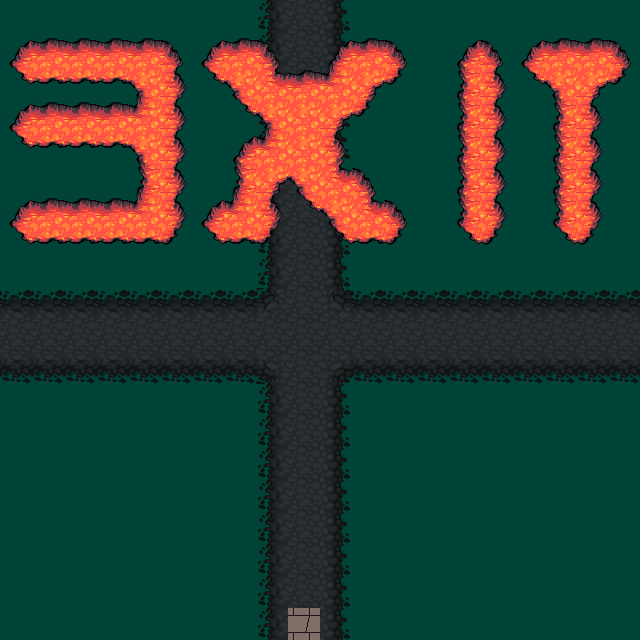

The image is a tile-based game level rendered from a .tmx file. Its description and complete source (layers, tilesets, objects, tile grids) follow:
An orthogonal 20x20 tile map with 32x32 px tiles, 3 tile layers (grass, road, num) and 2 objects (e1).

<map version="1.4" tiledversion="1.4.3" orientation="orthogonal" renderorder="right-down" width="20" height="20" tilewidth="32" tileheight="32" infinite="0" nextlayerid="7" nextobjectid="6">
 <tileset firstgid="1" source="../Maps/klipartz.com.tsx" />
 <layer id="1" name="grass" width="20" height="20">
  <data encoding="csv">
872,872,872,872,872,872,872,872,872,872,872,872,872,872,872,872,872,872,872,872,
872,872,872,872,872,872,872,872,872,872,872,872,872,872,872,872,872,872,872,872,
872,872,872,872,872,872,872,872,872,872,872,872,872,872,872,872,872,872,872,872,
872,872,872,872,872,872,872,872,872,872,872,872,872,872,872,872,872,872,872,872,
872,872,872,872,872,872,872,872,872,872,872,872,872,872,872,872,872,872,872,872,
872,872,872,872,872,872,872,872,872,872,872,872,872,872,872,872,872,872,872,872,
872,872,872,872,872,872,872,872,872,872,872,872,872,872,872,872,872,872,872,872,
872,872,872,872,872,872,872,872,872,872,872,872,872,872,872,872,872,872,872,872,
872,872,872,872,872,872,872,872,872,872,872,872,872,872,872,872,872,872,872,872,
872,872,872,872,872,872,872,872,872,872,872,872,872,872,872,872,872,872,872,872,
872,872,872,872,872,872,872,872,872,872,872,872,872,872,872,872,872,872,872,872,
872,872,872,872,872,872,872,872,872,872,872,872,872,872,872,872,872,872,872,872,
872,872,872,872,872,872,872,872,872,872,872,872,872,872,872,872,872,872,872,872,
872,872,872,872,872,872,872,872,872,872,872,872,872,872,872,872,872,872,872,872,
872,872,872,872,872,872,872,872,872,872,872,872,872,872,872,872,872,872,872,872,
872,872,872,872,872,872,872,872,872,872,872,872,872,872,872,872,872,872,872,872,
872,872,872,872,872,872,872,872,872,872,872,872,872,872,872,872,872,872,872,872,
872,872,872,872,872,872,872,872,872,872,872,872,872,872,872,872,872,872,872,872,
872,872,872,872,872,872,872,872,872,872,872,872,872,872,872,872,872,872,872,872,
872,872,872,872,872,872,872,872,872,872,872,872,872,872,872,872,872,872,872,872
</data>
 </layer>
 <layer id="2" name="road" width="20" height="20">
  <data encoding="csv">
0,0,0,0,0,0,0,0,307,308,309,0,0,0,0,0,0,0,0,0,
0,0,0,0,0,0,0,0,307,308,309,0,0,0,0,0,0,0,0,0,
0,0,0,0,0,0,0,0,307,308,309,0,0,0,0,0,0,0,0,0,
0,0,0,0,0,0,0,0,307,308,309,0,0,0,0,0,0,0,0,0,
0,0,0,0,0,0,0,0,307,308,309,0,0,0,0,0,0,0,0,0,
0,0,0,0,0,0,0,0,307,308,309,0,0,0,0,0,0,0,0,0,
0,0,0,0,0,0,0,0,307,308,309,0,0,0,0,0,0,0,0,0,
0,0,0,0,0,0,0,0,307,308,309,0,0,0,0,0,0,0,0,0,
0,0,0,0,0,0,0,0,307,308,309,0,0,0,0,0,0,0,0,0,
276,276,276,276,276,276,276,276,245,308,244,276,276,276,276,276,276,276,276,276,
308,308,308,308,308,308,308,308,308,308,308,308,308,308,308,308,308,308,308,308,
340,340,340,340,340,340,340,340,213,308,212,340,340,340,340,340,340,340,340,340,
0,0,0,0,0,0,0,0,307,308,309,0,0,0,0,0,0,0,0,0,
0,0,0,0,0,0,0,0,307,308,309,0,0,0,0,0,0,0,0,0,
0,0,0,0,0,0,0,0,307,308,309,0,0,0,0,0,0,0,0,0,
0,0,0,0,0,0,0,0,307,308,309,0,0,0,0,0,0,0,0,0,
0,0,0,0,0,0,0,0,307,308,309,0,0,0,0,0,0,0,0,0,
0,0,0,0,0,0,0,0,307,308,309,0,0,0,0,0,0,0,0,0,
0,0,0,0,0,0,0,0,307,308,309,0,0,0,0,0,0,0,0,0,
0,0,0,0,0,0,0,0,307,882,309,0,0,0,0,0,0,0,0,0
</data>
 </layer>
 <layer id="5" name="num" width="20" height="20">
  <data encoding="csv">
0,0,0,0,0,0,0,0,0,0,0,0,0,0,0,0,0,0,0,0,
272,273,273,273,273,274,272,273,274,0,272,273,274,0,272,274,272,273,273,274,
336,337,337,337,210,306,336,210,241,273,242,209,338,0,304,306,336,210,209,338,
272,273,273,273,242,306,0,336,210,305,209,338,0,0,304,306,0,304,306,0,
336,337,337,337,210,306,0,272,242,305,306,0,0,0,304,306,0,304,306,0,
0,0,0,0,304,306,0,304,209,210,241,274,0,0,304,306,0,304,306,0,
272,273,273,273,242,306,272,242,306,336,210,241,274,0,304,306,0,304,306,0,
336,337,337,337,337,338,336,337,338,0,336,337,338,0,336,338,0,336,338,0,
0,0,0,0,0,0,0,0,0,0,0,0,0,0,0,0,0,0,0,0,
0,0,0,0,0,0,0,0,0,0,0,0,0,0,0,0,0,0,0,0,
0,0,0,0,0,0,0,0,0,0,0,0,0,0,0,0,0,0,0,0,
0,0,0,0,0,0,0,0,0,0,0,0,0,0,0,0,0,0,0,0,
0,0,0,0,0,0,0,0,0,0,0,0,0,0,0,0,0,0,0,0,
0,0,0,0,0,0,0,0,0,0,0,0,0,0,0,0,0,0,0,0,
0,0,0,0,0,0,0,0,0,0,0,0,0,0,0,0,0,0,0,0,
0,0,0,0,0,0,0,0,0,0,0,0,0,0,0,0,0,0,0,0,
0,0,0,0,0,0,0,0,0,0,0,0,0,0,0,0,0,0,0,0,
0,0,0,0,0,0,0,0,0,0,0,0,0,0,0,0,0,0,0,0,
0,0,0,0,0,0,0,0,0,0,0,0,0,0,0,0,0,0,0,0,
0,0,0,0,0,0,0,0,0,0,0,0,0,0,0,0,0,0,0,0
</data>
 </layer>
 <objectgroup id="3" name="exits">
  <object id="4" name="e1" x="288" y="608" width="32" height="32" />
 </objectgroup>
 <objectgroup id="6" name="finalExit">
  <object id="5" x="288" y="320" width="32" height="32" />
 </objectgroup>
</map>
